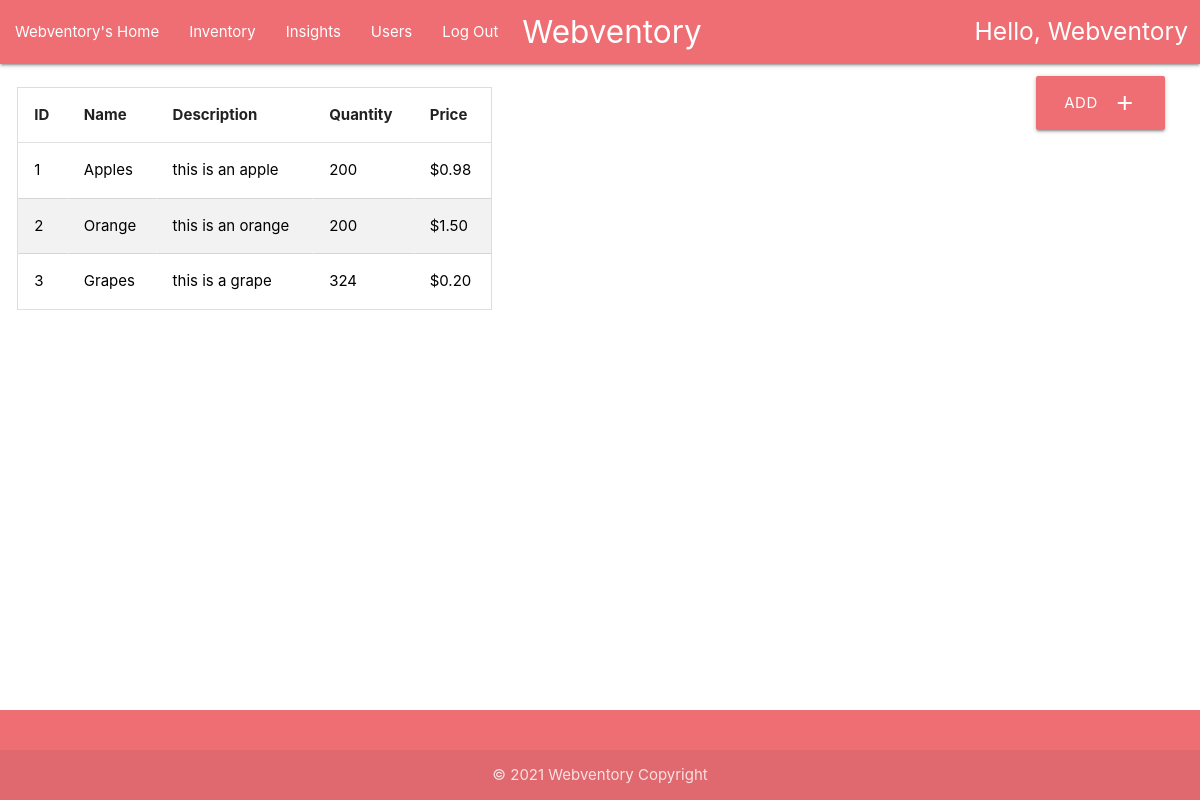
The page /userInventory/ (signed in) on the database as committed earlier.
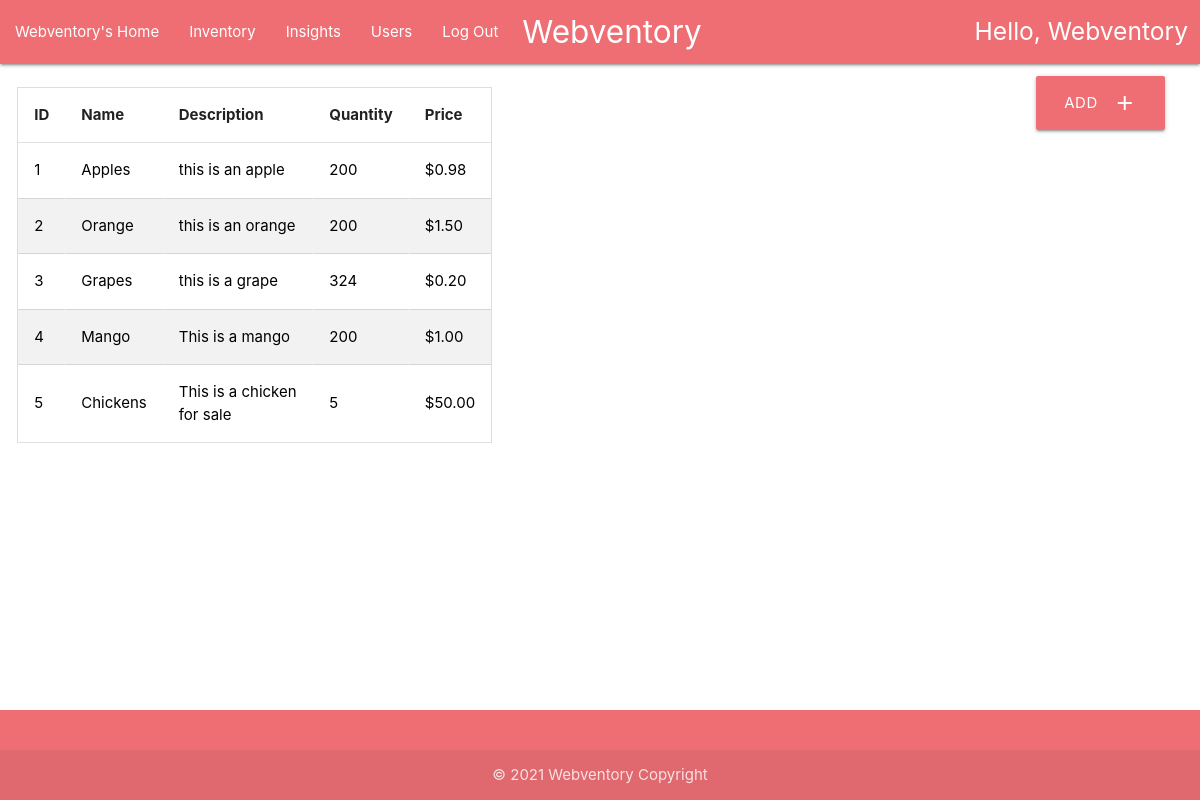
The same page on the database as committed later.
### home/models.py (models this page shows, shortened)
class User(AbstractUser):
    username = models.CharField(max_length=30, unique=True)
    email = models.CharField(max_length=100)
    password = models.CharField(max_length=30)
    def __str__(self):
        return self.username

class Item(models.Model):
    id = models.AutoField(unique=True, primary_key=True)
    name = models.CharField(max_length=30)
    description = models.CharField(max_length=100)
    quantity = models.IntegerField()
    price = models.FloatField()
    user_visibility = models.CharField(max_length=30)

### home/views.py (the view)
# urls.py: path('userInventory/', views.user_inventory),
@login_required(login_url='/login')
def user_inventory(request, item_id=0):
    clearGraphHistory(request.user)
    items = Item.objects.all().select_related()
    item = str()
    itemHistory = str()
    if item_id != 0:
        item = Item.objects.get(id=item_id)
        itemHistory = ItemHistory.objects.filter(item_id=item).select_related()
    return render(request, 'home/userHomeInventory.html',
                  {"username": str(request.user).title(), "item": item, "items": items, "itemHistories": itemHistory})

### home/views.py (called while the page is built)
def clearGraphHistory(username):
    path = os.path.join(os.path.dirname(__file__), 'static', 'home', 'temp', f'{username}')
    if os.path.exists(path):
        os.chdir(path)
        for file in os.listdir(path):
            os.remove(file)

### home/templates/home/userHomeInventory.html (shortened to what this page needs)
{% extends 'home/userHome.html' %}
{% block content %}
{% load static %}
<link rel="stylesheet" href="{% static 'home/css/style.css' %}">
<div class="row" style="padding-left : .5%;">
    <div class="container-fluid">
        <div class="col s5 center">
            <br>
            <table id="myTable">
                <thead>
                <tr>
                    <th>ID</th>
                    <th>Name</th>
                    <th>Description</th>
                    <th>Quantity</th>
                    <th>Price</th>
                </tr>
                </thead>
                <tbody>
                {% for item in items %}
                <tr>
                    <td><a style="color: black" href="/userInventory/{{item.id}}">
                        {{ item.id }}
                    </a></td>
                    <td><a style="color: black" href="/userInventory/{{item.id}}">
                        {{ item.name }}
                    </a></td>
                    <td><a style="color: black" href="/userInventory/{{item.id}}">
                        {{ item.description }}
                    </a></td>
                    <td><a style="color: black" href="/userInventory/{{item.id}}">
                        {{ item.quantity }}
                    </a></td>
                    <td><a style="color: black" href="/userInventory/{{item.id}}">
                        ${{ item.price|floatformat:2 }}
                    </a></td>
                </tr>
                {% endfor %}
                </tbody>
            </table>
            <br>
        </div>
    </div>
    <div class="col s5 center" style="padding-right : 5%">
    </div>
    <div class="col s2 container center" style="padding-top:1%;">
        <span>
         <a class="waves-effect waves-light btn-large hoverable" style="background-color: #ee6e73;"
            href="/create"><i class="material-icons right">add</i>Add</a>
         <br>
         <br>
         </span>
        <br>
    </div>
</div>
{% endblock %}

### home/templates/home/userHome.html (shortened to what this page needs)
{% extends "home/userHomeBase.html" %}
{% block content %}
{% load static %}
{% endblock %}

### home/templates/home/userHomeBase.html (shortened to what this page needs)
<!DOCTYPE html>
<html lang="en">
<head>
    {% load static %}
    <link rel="stylesheet" href="{% static 'home/css/materialize.css' %}">
    <link rel="stylesheet" href="{% static 'home/css/style.css' %}">
</head>
<body>
<nav>
    <div class="nav-wrapper container-fluid">
        <a href="/" class="brand-logo center" style="padding-left: 2%"
        >Webventory</a
        >
        <ul class="left hide-on-med-and-down">
            <li><a href="/userHome">{{username}}'s Home</a></li>
            <li><a href="/userInventory">Inventory</a></li>
            <li><a href="/userInsights">Insights</a></li>
            <li><a href="#">Users</a></li>
            <li><a href="/logout">Log Out</a></li>
        </ul>
        <h5 class="right" style="padding-right: 1%; padding-top: 0.125%">
            Hello, {{username}}
        </h5>
    </div>
</nav>
<main>
    {% block content %}
    {% endblock %}
</main>
<footer class="page-footer">
    <div class="footer-copyright">
        <div class="container center">© 2021 Webventory Copyright</div>
    </div>
</footer>
</body>
</html>

### home/static/home/css/style.css (style rules this page uses)
body { display: flex; min-height: 100vh; flex-direction: column; }
main { flex: 1 0 auto; }
table { border-spacing: 0; width: 100%; border: 1px solid #ddd; }
th { cursor: pointer; }
th, td { text-align: left; padding: 16px; }
tr:nth-child(even) { background-color: #f2f2f2 }

Rows that differ between the two databases and show on the page:
added Item: id "4", name "Mango", description "This is a mango", quantity "200", price "1.00"
added Item: id "5", name "Chickens", description "This is a chicken for sale", quantity "5", price "50.00"
